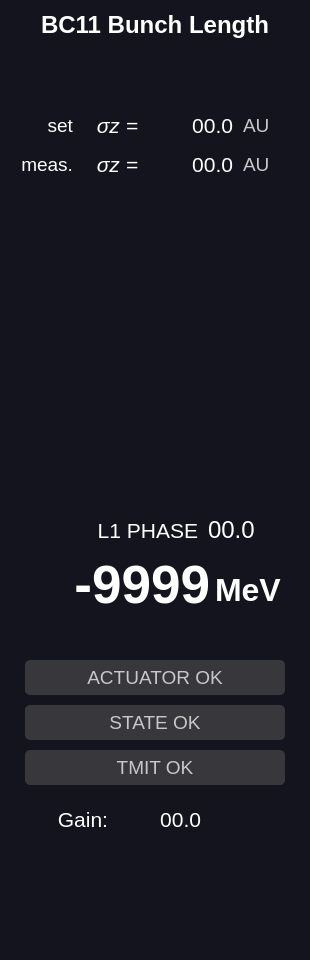
   <widget class="QWidget" name="FB_3_BC11BL" native="true">
    <property name="geometry">
     <rect>
      <x>646</x>
      <y>60</y>
      <width>310</width>
      <height>960</height>
     </rect>
    </property>
    <property name="styleSheet">
     <string notr="true">border-radius: 5px;
background-color: rgb(20, 20, 30);
color: rgb(255, 255, 255);</string>
    </property>
    <widget class="QLabel" name="header_3">
     <property name="geometry">
      <rect>
       <x>0</x>
       <y>5</y>
       <width>310</width>
       <height>40</height>
      </rect>
     </property>
     <property name="font">
      <font>
       <pointsize>18</pointsize>
       <weight>75</weight>
       <bold>true</bold>
      </font>
     </property>
     <property name="text">
      <string>BC11 Bunch Length</string>
     </property>
     <property name="alignment">
      <set>Qt::AlignCenter</set>
     </property>
    </widget>
    <widget class="PyDMTimePlot" name="meas_3">
     <property name="geometry">
      <rect>
       <x>10</x>
       <y>200</y>
       <width>320</width>
       <height>245</height>
      </rect>
     </property>
     <property name="toolTip">
      <string/>
     </property>
     <property name="styleSheet">
      <string notr="true">border: 0px;
color: rgb(255, 255, 255);</string>
     </property>
     <property name="backgroundBrush">
      <brush brushstyle="SolidPattern">
       <color alpha="255">
        <red>20</red>
        <green>20</green>
        <blue>30</blue>
       </color>
      </brush>
     </property>
     <property name="backgroundColor">
      <color>
       <red>20</red>
       <green>20</green>
       <blue>30</blue>
      </color>
     </property>
     <property name="yAxes">
      <stringlist>
       <string>{&quot;name&quot;: &quot;Axis 1&quot;, &quot;orientation&quot;: &quot;right&quot;, &quot;label&quot;: null, &quot;minRange&quot;: 0.0, &quot;maxRange&quot;: 7500.0, &quot;autoRange&quot;: true, &quot;logMode&quot;: null}</string>
      </stringlist>
     </property>
     <property name="curves">
      <stringlist>
       <string>{&quot;channel&quot;: &quot;ca://BLEN:LI11:359:BZ11359B_S_SUM&quot;, &quot;plot_style&quot;: null, &quot;name&quot;: &quot; &quot;, &quot;color&quot;: &quot;#0a84ff&quot;, &quot;lineStyle&quot;: 1, &quot;lineWidth&quot;: 1, &quot;symbol&quot;: null, &quot;symbolSize&quot;: 10, &quot;yAxisName&quot;: &quot;Axis 1&quot;, &quot;barWidth&quot;: null, &quot;upperThreshold&quot;: null, &quot;lowerThreshold&quot;: null, &quot;thresholdColor&quot;: &quot;white&quot;}</string>
       <string>{&quot;channel&quot;: &quot;ca://SIOC:SYS1:ML01:AO221&quot;, &quot;plot_style&quot;: null, &quot;name&quot;: &quot;SIOC:SYS1:ML01:AO221&quot;, &quot;color&quot;: &quot;#ffaa00&quot;, &quot;lineStyle&quot;: 1, &quot;lineWidth&quot;: 2, &quot;symbol&quot;: null, &quot;symbolSize&quot;: 10, &quot;yAxisName&quot;: &quot;Axis 1&quot;, &quot;barWidth&quot;: null, &quot;upperThreshold&quot;: null, &quot;lowerThreshold&quot;: null, &quot;thresholdColor&quot;: &quot;white&quot;}</string>
      </stringlist>
     </property>
     <property name="updatesAsynchronously">
      <bool>true</bool>
     </property>
     <property name="timeSpan">
      <double>93.000000000000000</double>
     </property>
     <property name="updateInterval">
      <double>0.050000000000000</double>
     </property>
     <property name="autoRangeY">
      <bool>false</bool>
     </property>
     <property name="maxYRange">
      <double>7500.000000000000000</double>
     </property>
    </widget>
    <widget class="QWidget" name="info_3" native="true">
     <property name="geometry">
      <rect>
       <x>10</x>
       <y>650</y>
       <width>290</width>
       <height>140</height>
      </rect>
     </property>
     <widget class="QLabel" name="stat_tmit_3">
      <property name="geometry">
       <rect>
        <x>15</x>
        <y>100</y>
        <width>260</width>
        <height>35</height>
       </rect>
      </property>
      <property name="font">
       <font>
        <pointsize>14</pointsize>
       </font>
      </property>
      <property name="styleSheet">
       <string notr="true">background-color: rgb(55,55,60);
color: rgb(200, 200, 200);</string>
      </property>
      <property name="text">
       <string>TMIT OK</string>
      </property>
      <property name="alignment">
       <set>Qt::AlignCenter</set>
      </property>
      <property name="margin">
       <number>1</number>
      </property>
     </widget>
     <widget class="QLabel" name="stat_act_3">
      <property name="geometry">
       <rect>
        <x>15</x>
        <y>10</y>
        <width>260</width>
        <height>35</height>
       </rect>
      </property>
      <property name="font">
       <font>
        <pointsize>14</pointsize>
       </font>
      </property>
      <property name="styleSheet">
       <string notr="true">background-color: rgb(55,55,60);
color: rgb(200, 200, 200);</string>
      </property>
      <property name="frameShape">
       <enum>QFrame::NoFrame</enum>
      </property>
      <property name="text">
       <string>ACTUATOR OK</string>
      </property>
      <property name="alignment">
       <set>Qt::AlignCenter</set>
      </property>
      <property name="margin">
       <number>1</number>
      </property>
     </widget>
     <widget class="QLabel" name="stat_meas_3">
      <property name="geometry">
       <rect>
        <x>15</x>
        <y>55</y>
        <width>260</width>
        <height>35</height>
       </rect>
      </property>
      <property name="font">
       <font>
        <pointsize>14</pointsize>
       </font>
      </property>
      <property name="styleSheet">
       <string notr="true">background-color: rgb(55,55,60);
color: rgb(200, 200, 200);</string>
      </property>
      <property name="text">
       <string>STATE OK</string>
      </property>
      <property name="alignment">
       <set>Qt::AlignCenter</set>
      </property>
      <property name="margin">
       <number>1</number>
      </property>
     </widget>
    </widget>
    <widget class="PyDMLabel" name="act_3_deg">
     <property name="geometry">
      <rect>
       <x>20</x>
       <y>555</y>
       <width>190</width>
       <height>60</height>
      </rect>
     </property>
     <property name="font">
      <font>
       <pointsize>40</pointsize>
       <weight>75</weight>
       <bold>true</bold>
      </font>
     </property>
     <property name="toolTip">
      <string/>
     </property>
     <property name="styleSheet">
      <string notr="true">PyDMLabel[alarmSensitiveBorder=&quot;true&quot;][alarmSeverity=&quot;0&quot;] {
  color: rgb(144,194,255);
}</string>
     </property>
     <property name="text">
      <string>-9999</string>
     </property>
     <property name="alignment">
      <set>Qt::AlignRight|Qt::AlignTrailing|Qt::AlignVCenter</set>
     </property>
     <property name="margin">
      <number>5</number>
     </property>
     <property name="precision" stdset="0">
      <number>0</number>
     </property>
     <property name="showUnits" stdset="0">
      <bool>false</bool>
     </property>
     <property name="precisionFromPV" stdset="0">
      <bool>true</bool>
     </property>
     <property name="alarmSensitiveBorder" stdset="0">
      <bool>true</bool>
     </property>
     <property name="channel" stdset="0">
      <string>SIOC:SYS1:ML01:AO719</string>
     </property>
    </widget>
    <widget class="PyDMAnalogIndicator" name="BC11BL_act">
     <property name="geometry">
      <rect>
       <x>10</x>
       <y>445</y>
       <width>280</width>
       <height>60</height>
      </rect>
     </property>
     <property name="toolTip">
      <string/>
     </property>
     <property name="channel" stdset="0">
      <string>SIOC:SYS1:ML01:AO260</string>
     </property>
     <property name="showValue" stdset="0">
      <bool>false</bool>
     </property>
     <property name="showTicks" stdset="0">
      <bool>false</bool>
     </property>
     <property name="flipScale" stdset="0">
      <bool>false</bool>
     </property>
     <property name="backgroundColor" stdset="0">
      <color>
       <red>55</red>
       <green>55</green>
       <blue>60</blue>
      </color>
     </property>
     <property name="indicatorColor" stdset="0">
      <color>
       <red>255</red>
       <green>255</green>
       <blue>255</blue>
      </color>
     </property>
     <property name="tickColor" stdset="0">
      <color>
       <red>0</red>
       <green>0</green>
       <blue>0</blue>
      </color>
     </property>
     <property name="backgroundSizeRate" stdset="0">
      <double>0.500000000000000</double>
     </property>
     <property name="tickSizeRate" stdset="0">
      <double>0.700000000000000</double>
     </property>
     <property name="numDivisions" stdset="0">
      <number>20</number>
     </property>
     <property name="scaleHeight" stdset="0">
      <number>50</number>
     </property>
     <property name="limitsFromChannel" stdset="0">
      <bool>false</bool>
     </property>
     <property name="userLowerLimit" stdset="0">
      <double>-30.000000000000000</double>
     </property>
     <property name="userUpperLimit" stdset="0">
      <double>0.000000000000000</double>
     </property>
     <property name="minorAlarmRegionColor" stdset="0">
      <color>
       <red>65</red>
       <green>65</green>
       <blue>70</blue>
      </color>
     </property>
     <property name="majorAlarmRegionColor" stdset="0">
      <color>
       <red>75</red>
       <green>75</green>
       <blue>80</blue>
      </color>
     </property>
     <property name="minorAlarmFromChannel" stdset="0">
      <bool>false</bool>
     </property>
     <property name="userUpperMinorAlarm" stdset="0">
      <double>-5.000000000000000</double>
     </property>
     <property name="userLowerMinorAlarm" stdset="0">
      <double>-25.000000000000000</double>
     </property>
     <property name="majorAlarmFromChannel" stdset="0">
      <bool>false</bool>
     </property>
     <property name="userUpperMajorAlarm" stdset="0">
      <double>-2.000000000000000</double>
     </property>
     <property name="userLowerMajorAlarm" stdset="0">
      <double>-28.000000000000000</double>
     </property>
    </widget>
    <widget class="QWidget" name="widget_2" native="true">
     <property name="geometry">
      <rect>
       <x>15</x>
       <y>105</y>
       <width>280</width>
       <height>80</height>
      </rect>
     </property>
     <layout class="QGridLayout" name="gridLayout_2">
      <property name="leftMargin">
       <number>2</number>
      </property>
      <property name="topMargin">
       <number>2</number>
      </property>
      <property name="rightMargin">
       <number>2</number>
      </property>
      <property name="bottomMargin">
       <number>2</number>
      </property>
      <property name="horizontalSpacing">
       <number>10</number>
      </property>
      <property name="verticalSpacing">
       <number>2</number>
      </property>
      <item row="1" column="2">
       <widget class="PyDMLabel" name="phi_gun_2">
        <property name="minimumSize">
         <size>
          <width>85</width>
          <height>0</height>
         </size>
        </property>
        <property name="font">
         <font>
          <pointsize>16</pointsize>
         </font>
        </property>
        <property name="toolTip">
         <string/>
        </property>
        <property name="styleSheet">
         <string notr="true">PyDMLabel {
  border-radius: 2px;
}
PyDMLabel[alarmSensitiveBorder=&quot;true&quot;][alarmSeverity=&quot;0&quot;] {
  background-color: rgb(0,0,10);
  color: rgb(144,194,255);
}
PyDMLabel[alarmSensitiveBorder=&quot;true&quot;][alarmSeverity=&quot;1&quot;] {
  background-color: rgb(0,0,10);
  color: rgb(255,255,0);
}

PyDMLabel[alarmSensitiveBorder=&quot;true&quot;][alarmSeverity=&quot;2&quot;] {
  background-color: rgb(255,0,0);
  color: rgb(255,255,255);
}

PyDMLabel[alarmSensitiveBorder=&quot;true&quot;][alarmSeverity=&quot;3&quot;] {
  background-color: rgb(192,0,255);
  color: rgb(255,255,0);
}

PyDMLabel[alarmSensitiveBorder=&quot;true&quot;][alarmSeverity=&quot;4&quot;] {
  color: rgb(218,218,218);
  background-color: rgb(25,25,25);
}</string>
        </property>
        <property name="text">
         <string>00.0</string>
        </property>
        <property name="alignment">
         <set>Qt::AlignRight|Qt::AlignTrailing|Qt::AlignVCenter</set>
        </property>
        <property name="margin">
         <number>3</number>
        </property>
        <property name="precision" stdset="0">
         <number>1</number>
        </property>
        <property name="showUnits" stdset="0">
         <bool>false</bool>
        </property>
        <property name="precisionFromPV" stdset="0">
         <bool>false</bool>
        </property>
        <property name="alarmSensitiveContent" stdset="0">
         <bool>true</bool>
        </property>
        <property name="alarmSensitiveBorder" stdset="0">
         <bool>true</bool>
        </property>
        <property name="PyDMToolTip" stdset="0">
         <string/>
        </property>
        <property name="channel" stdset="0">
         <string>BLEN:LI11:359:BZ11359B_S_SUM</string>
        </property>
        <property name="enableRichText" stdset="0">
         <bool>false</bool>
        </property>
       </widget>
      </item>
      <item row="0" column="1">
       <widget class="QLabel" name="label_12">
        <property name="font">
         <font>
          <pointsize>16</pointsize>
          <italic>true</italic>
         </font>
        </property>
        <property name="text">
         <string>σz =</string>
        </property>
        <property name="alignment">
         <set>Qt::AlignRight|Qt::AlignTrailing|Qt::AlignVCenter</set>
        </property>
       </widget>
      </item>
      <item row="1" column="1">
       <widget class="QLabel" name="label_11">
        <property name="font">
         <font>
          <pointsize>16</pointsize>
          <italic>true</italic>
         </font>
        </property>
        <property name="text">
         <string>σz =</string>
        </property>
        <property name="alignment">
         <set>Qt::AlignRight|Qt::AlignTrailing|Qt::AlignVCenter</set>
        </property>
       </widget>
      </item>
      <item row="1" column="3">
       <widget class="QLabel" name="label_5">
        <property name="maximumSize">
         <size>
          <width>50</width>
          <height>16777215</height>
         </size>
        </property>
        <property name="font">
         <font>
          <pointsize>14</pointsize>
         </font>
        </property>
        <property name="styleSheet">
         <string notr="true">color: rgb(200, 200, 200);</string>
        </property>
        <property name="text">
         <string>AU</string>
        </property>
        <property name="alignment">
         <set>Qt::AlignLeading|Qt::AlignLeft|Qt::AlignVCenter</set>
        </property>
       </widget>
      </item>
      <item row="0" column="0">
       <widget class="QLabel" name="label_13">
        <property name="font">
         <font>
          <pointsize>14</pointsize>
          <italic>false</italic>
         </font>
        </property>
        <property name="text">
         <string>set</string>
        </property>
        <property name="alignment">
         <set>Qt::AlignRight|Qt::AlignTrailing|Qt::AlignVCenter</set>
        </property>
       </widget>
      </item>
      <item row="1" column="0">
       <widget class="QLabel" name="label_14">
        <property name="font">
         <font>
          <pointsize>14</pointsize>
          <italic>false</italic>
         </font>
        </property>
        <property name="text">
         <string>meas.</string>
        </property>
        <property name="alignment">
         <set>Qt::AlignRight|Qt::AlignTrailing|Qt::AlignVCenter</set>
        </property>
       </widget>
      </item>
      <item row="0" column="2">
       <widget class="PyDMLabel" name="phi_gun_3">
        <property name="minimumSize">
         <size>
          <width>85</width>
          <height>0</height>
         </size>
        </property>
        <property name="font">
         <font>
          <pointsize>16</pointsize>
         </font>
        </property>
        <property name="toolTip">
         <string/>
        </property>
        <property name="styleSheet">
         <string notr="true">PyDMLabel {
  border-radius: 2px;
}
PyDMLabel[alarmSensitiveBorder=&quot;true&quot;][alarmSeverity=&quot;0&quot;] {
  background-color: rgb(0,0,10);
  color: rgb(144,194,255);
}
PyDMLabel[alarmSensitiveBorder=&quot;true&quot;][alarmSeverity=&quot;1&quot;] {
  background-color: rgb(0,0,10);
  color: rgb(255,255,0);
}

PyDMLabel[alarmSensitiveBorder=&quot;true&quot;][alarmSeverity=&quot;2&quot;] {
  background-color: rgb(255,0,0);
  color: rgb(255,255,255);
}

PyDMLabel[alarmSensitiveBorder=&quot;true&quot;][alarmSeverity=&quot;3&quot;] {
  background-color: rgb(192,0,255);
  color: rgb(255,255,0);
}

PyDMLabel[alarmSensitiveBorder=&quot;true&quot;][alarmSeverity=&quot;4&quot;] {
  color: rgb(218,218,218);
  background-color: rgb(25,25,25);
}</string>
        </property>
        <property name="text">
         <string>00.0</string>
        </property>
        <property name="alignment">
         <set>Qt::AlignRight|Qt::AlignTrailing|Qt::AlignVCenter</set>
        </property>
        <property name="margin">
         <number>3</number>
        </property>
        <property name="precision" stdset="0">
         <number>1</number>
        </property>
        <property name="showUnits" stdset="0">
         <bool>false</bool>
        </property>
        <property name="precisionFromPV" stdset="0">
         <bool>false</bool>
        </property>
        <property name="alarmSensitiveContent" stdset="0">
         <bool>true</bool>
        </property>
        <property name="alarmSensitiveBorder" stdset="0">
         <bool>true</bool>
        </property>
        <property name="PyDMToolTip" stdset="0">
         <string/>
        </property>
        <property name="channel" stdset="0">
         <string>SIOC:SYS1:ML01:AO221</string>
        </property>
        <property name="enableRichText" stdset="0">
         <bool>false</bool>
        </property>
       </widget>
      </item>
      <item row="0" column="3">
       <widget class="QLabel" name="label_6">
        <property name="maximumSize">
         <size>
          <width>50</width>
          <height>16777215</height>
         </size>
        </property>
        <property name="font">
         <font>
          <pointsize>14</pointsize>
         </font>
        </property>
        <property name="styleSheet">
         <string notr="true">color: rgb(200, 200, 200);</string>
        </property>
        <property name="text">
         <string>AU</string>
        </property>
        <property name="alignment">
         <set>Qt::AlignLeading|Qt::AlignLeft|Qt::AlignVCenter</set>
        </property>
       </widget>
      </item>
     </layout>
    </widget>
    <widget class="QWidget" name="widget_13" native="true">
     <property name="geometry">
      <rect>
       <x>10</x>
       <y>505</y>
       <width>280</width>
       <height>50</height>
      </rect>
     </property>
     <layout class="QGridLayout" name="gridLayout_14">
      <property name="leftMargin">
       <number>2</number>
      </property>
      <property name="topMargin">
       <number>2</number>
      </property>
      <property name="rightMargin">
       <number>2</number>
      </property>
      <property name="bottomMargin">
       <number>2</number>
      </property>
      <property name="horizontalSpacing">
       <number>10</number>
      </property>
      <property name="verticalSpacing">
       <number>2</number>
      </property>
      <item row="1" column="0">
       <widget class="QLabel" name="label_47">
        <property name="font">
         <font>
          <pointsize>16</pointsize>
          <italic>false</italic>
         </font>
        </property>
        <property name="text">
         <string>L1 PHASE</string>
        </property>
        <property name="alignment">
         <set>Qt::AlignRight|Qt::AlignTrailing|Qt::AlignVCenter</set>
        </property>
       </widget>
      </item>
      <item row="1" column="1">
       <widget class="PyDMLabel" name="phi_gun_30">
        <property name="minimumSize">
         <size>
          <width>60</width>
          <height>0</height>
         </size>
        </property>
        <property name="maximumSize">
         <size>
          <width>80</width>
          <height>16777215</height>
         </size>
        </property>
        <property name="font">
         <font>
          <pointsize>18</pointsize>
         </font>
        </property>
        <property name="toolTip">
         <string/>
        </property>
        <property name="styleSheet">
         <string notr="true">PyDMLabel {
  border-radius: 2px;
}
PyDMLabel[alarmSensitiveBorder=&quot;true&quot;][alarmSeverity=&quot;0&quot;] {
  background-color: rgb(0,0,10);
  color: rgb(144,194,255);
}
PyDMLabel[alarmSensitiveBorder=&quot;true&quot;][alarmSeverity=&quot;1&quot;] {
  background-color: rgb(0,0,10);
  color: rgb(255,255,0);
}

PyDMLabel[alarmSensitiveBorder=&quot;true&quot;][alarmSeverity=&quot;2&quot;] {
  background-color: rgb(255,0,0);
  color: rgb(255,255,255);
}

PyDMLabel[alarmSensitiveBorder=&quot;true&quot;][alarmSeverity=&quot;3&quot;] {
  background-color: rgb(192,0,255);
  color: rgb(255,255,0);
}

PyDMLabel[alarmSensitiveBorder=&quot;true&quot;][alarmSeverity=&quot;4&quot;] {
  color: rgb(218,218,218);
  background-color: rgb(25,25,25);
}</string>
        </property>
        <property name="text">
         <string>00.0</string>
        </property>
        <property name="alignment">
         <set>Qt::AlignLeading|Qt::AlignLeft|Qt::AlignVCenter</set>
        </property>
        <property name="margin">
         <number>3</number>
        </property>
        <property name="precision" stdset="0">
         <number>1</number>
        </property>
        <property name="showUnits" stdset="0">
         <bool>false</bool>
        </property>
        <property name="precisionFromPV" stdset="0">
         <bool>false</bool>
        </property>
        <property name="alarmSensitiveContent" stdset="0">
         <bool>true</bool>
        </property>
        <property name="alarmSensitiveBorder" stdset="0">
         <bool>true</bool>
        </property>
        <property name="PyDMToolTip" stdset="0">
         <string/>
        </property>
        <property name="channel" stdset="0">
         <string>SIOC:SYS1:ML01:AO260</string>
        </property>
        <property name="enableRichText" stdset="0">
         <bool>false</bool>
        </property>
       </widget>
      </item>
     </layout>
    </widget>
    <widget class="QWidget" name="widget_18" native="true">
     <property name="geometry">
      <rect>
       <x>15</x>
       <y>800</y>
       <width>280</width>
       <height>38</height>
      </rect>
     </property>
     <property name="minimumSize">
      <size>
       <width>91</width>
       <height>0</height>
      </size>
     </property>
     <layout class="QGridLayout" name="gridLayout_19">
      <property name="leftMargin">
       <number>2</number>
      </property>
      <property name="topMargin">
       <number>2</number>
      </property>
      <property name="rightMargin">
       <number>2</number>
      </property>
      <property name="bottomMargin">
       <number>2</number>
      </property>
      <property name="horizontalSpacing">
       <number>5</number>
      </property>
      <property name="verticalSpacing">
       <number>2</number>
      </property>
      <item row="1" column="0">
       <widget class="QLabel" name="label_55">
        <property name="minimumSize">
         <size>
          <width>91</width>
          <height>0</height>
         </size>
        </property>
        <property name="font">
         <font>
          <pointsize>16</pointsize>
          <italic>false</italic>
         </font>
        </property>
        <property name="text">
         <string>Gain:</string>
        </property>
        <property name="alignment">
         <set>Qt::AlignRight|Qt::AlignTrailing|Qt::AlignVCenter</set>
        </property>
       </widget>
      </item>
      <item row="1" column="1" colspan="2">
       <widget class="PyDMLabel" name="phi_gun_43">
        <property name="minimumSize">
         <size>
          <width>88</width>
          <height>0</height>
         </size>
        </property>
        <property name="maximumSize">
         <size>
          <width>88</width>
          <height>16777215</height>
         </size>
        </property>
        <property name="font">
         <font>
          <pointsize>16</pointsize>
         </font>
        </property>
        <property name="toolTip">
         <string/>
        </property>
        <property name="styleSheet">
         <string notr="true">PyDMLabel {
  border-radius: 2px;
}
PyDMLabel[alarmSensitiveBorder=&quot;true&quot;][alarmSeverity=&quot;0&quot;] {
  background-color: rgb(0,0,10);
  color: rgb(144,194,255);
}
PyDMLabel[alarmSensitiveBorder=&quot;true&quot;][alarmSeverity=&quot;1&quot;] {
  background-color: rgb(0,0,10);
  color: rgb(255,255,0);
}

PyDMLabel[alarmSensitiveBorder=&quot;true&quot;][alarmSeverity=&quot;2&quot;] {
  background-color: rgb(255,0,0);
  color: rgb(255,255,255);
}

PyDMLabel[alarmSensitiveBorder=&quot;true&quot;][alarmSeverity=&quot;3&quot;] {
  background-color: rgb(192,0,255);
  color: rgb(255,255,0);
}

PyDMLabel[alarmSensitiveBorder=&quot;true&quot;][alarmSeverity=&quot;4&quot;] {
  color: rgb(218,218,218);
  background-color: rgb(25,25,25);
}</string>
        </property>
        <property name="text">
         <string>00.0</string>
        </property>
        <property name="alignment">
         <set>Qt::AlignRight|Qt::AlignTrailing|Qt::AlignVCenter</set>
        </property>
        <property name="margin">
         <number>3</number>
        </property>
        <property name="precision" stdset="0">
         <number>1</number>
        </property>
        <property name="showUnits" stdset="0">
         <bool>false</bool>
        </property>
        <property name="precisionFromPV" stdset="0">
         <bool>false</bool>
        </property>
        <property name="alarmSensitiveContent" stdset="0">
         <bool>true</bool>
        </property>
        <property name="alarmSensitiveBorder" stdset="0">
         <bool>true</bool>
        </property>
        <property name="PyDMToolTip" stdset="0">
         <string/>
        </property>
        <property name="channel" stdset="0">
         <string>SIOC:SYS1:ML01:AO220</string>
        </property>
        <property name="enableRichText" stdset="0">
         <bool>false</bool>
        </property>
        <property name="displayFormat" stdset="0">
         <enum>PyDMLabel::Exponential</enum>
        </property>
       </widget>
      </item>
      <item row="1" column="3">
       <spacer name="horizontalSpacer">
        <property name="orientation">
         <enum>Qt::Horizontal</enum>
        </property>
        <property name="sizeHint" stdset="0">
         <size>
          <width>40</width>
          <height>20</height>
         </size>
        </property>
       </spacer>
      </item>
     </layout>
    </widget>
    <widget class="QLabel" name="meas_1_l_10">
     <property name="geometry">
      <rect>
       <x>215</x>
       <y>570</y>
       <width>90</width>
       <height>40</height>
      </rect>
     </property>
     <property name="font">
      <font>
       <pointsize>24</pointsize>
       <weight>75</weight>
       <bold>true</bold>
      </font>
     </property>
     <property name="text">
      <string>MeV</string>
     </property>
     <property name="alignment">
      <set>Qt::AlignLeading|Qt::AlignLeft|Qt::AlignVCenter</set>
     </property>
    </widget>
    <zorder>meas_3</zorder>
    <zorder>info_3</zorder>
    <zorder>act_3_deg</zorder>
    <zorder>BC11BL_act</zorder>
    <zorder>header_3</zorder>
    <zorder>widget_2</zorder>
    <zorder>widget_13</zorder>
    <zorder>widget_18</zorder>
    <zorder>meas_1_l_10</zorder>
   </widget>
